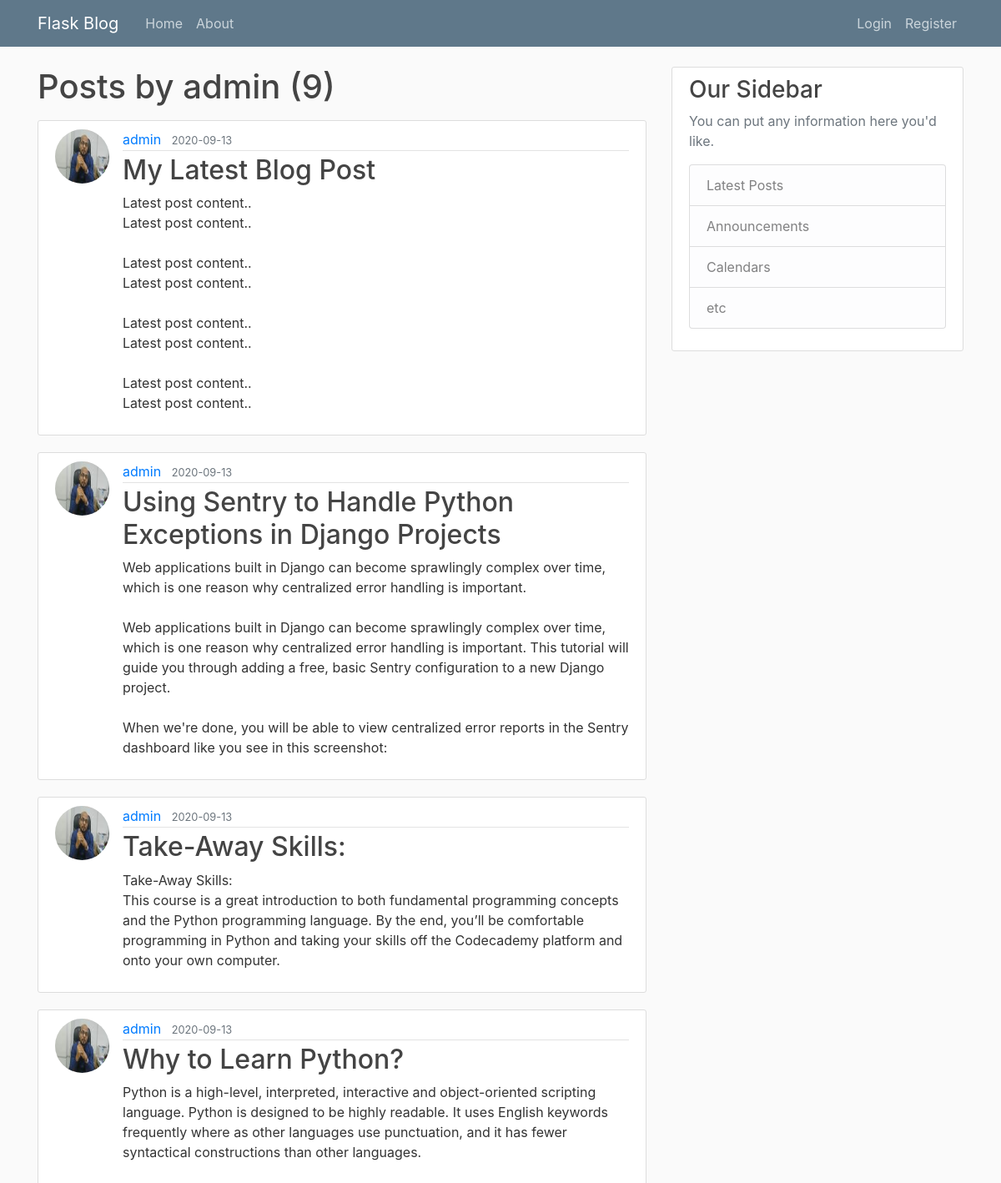
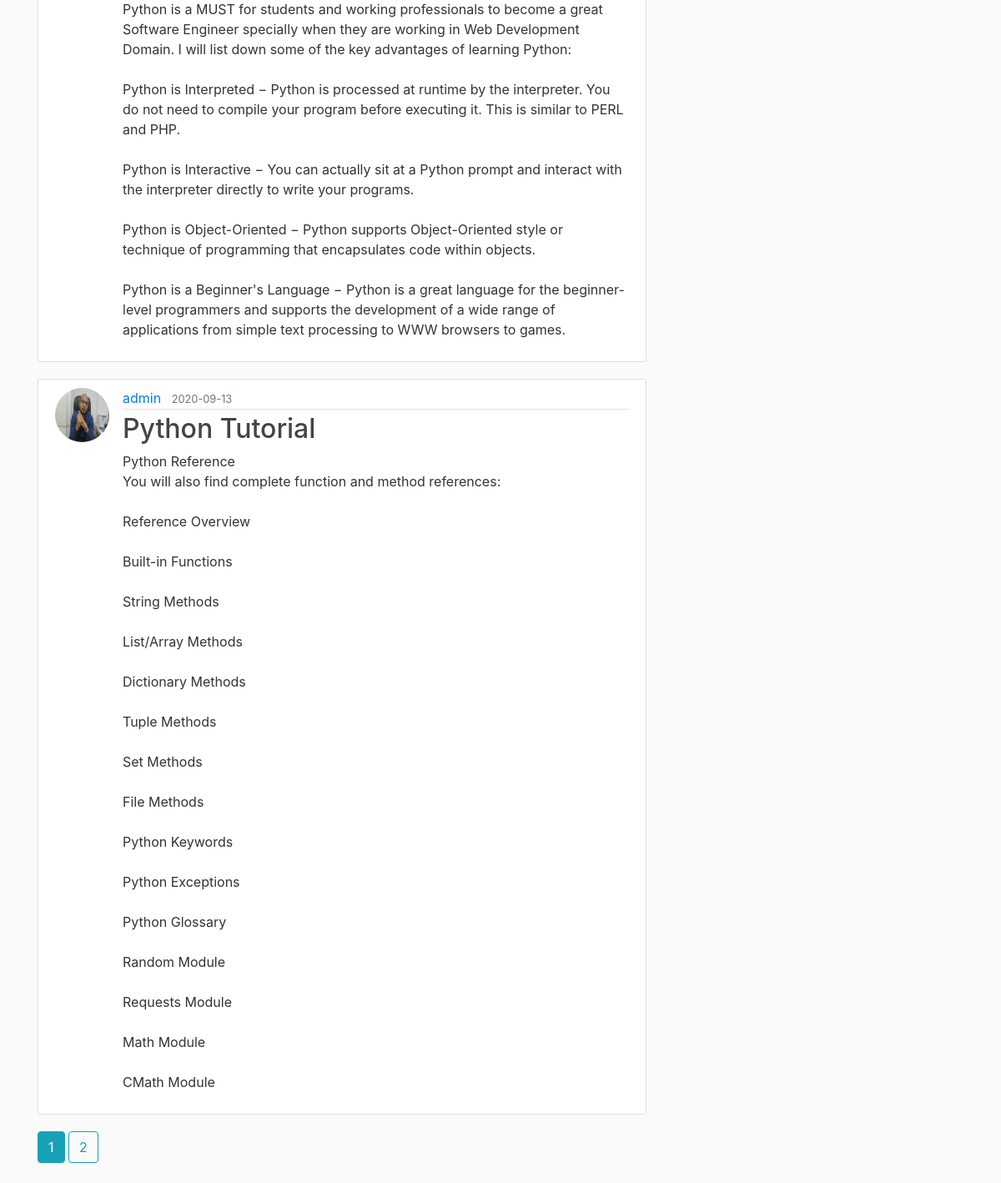
Screenshot of /user/admin with the database file from the repository (2 pictures, top to bottom).
### flaskproject/models.py (models this page shows, shortened)
class User(db.Model, UserMixin):
    id = db.Column(db.Integer, primary_key=True)
    username = db.Column(db.String(20), unique=True, nullable=False)
    email = db.Column(db.String(120), unique=True, nullable=False)
    image_file = db.Column(db.String(20), nullable=False, default='default.jpg')
    password = db.Column(db.String(60), nullable=False)
    posts = db.relationship('Post', backref='author', lazy=True)

class Post(db.Model):
    id = db.Column(db.Integer, primary_key=True)
    title = db.Column(db.String(100), nullable=False)
    date_posted = db.Column(db.DateTime, nullable=False, default=datetime.utcnow)
    content = db.Column(db.Text, nullable=False)
    user_id = db.Column(db.Integer, db.ForeignKey('user.id'), nullable=False)

### flaskproject/users/routes.py (the view)
@users.route('/user/<string:username>')
def user_posts(username):
    page = request.args.get('page', 1, type=int)
    user = User.query.filter_by(username=username).first_or_404()
    posts = Post.query.filter_by(author=user) \
        .order_by(Post.date_posted.desc()) \
        .paginate(page=page, per_page=5)
    return render_template('user_posts.html', posts=posts, user=user)

### flaskproject/templates/user_posts.html
{%  extends "layout.html" %}
{% block content %}
    <h1 class="mb-3">Posts by {{ user.username }} ({{ posts.total }})</h1>
    {% for post in posts.items %}
        <article class="media content-section">
            <img class="rounded-circle article-img" src="{{ url_for('static', filename='profile_pics/' + post.author.image_file) }}" alt="">
          <div class="media-body">
            <div class="article-metadata">
              <a class="mr-2" href="{{ url_for('users.user_posts', username=post.author.username) }}">{{ post.author.username }}</a>
              <small class="text-muted">{{ post.date_posted.strftime('%Y-%m-%d') }}</small>
            </div>
            <h2><a class="article-title" href="{{ url_for('posts.post', post_id=post.id) }}">{{ post.title }}</a></h2>
            <p class="article-content">{{ post.content }}</p>
          </div>
        </article>
    {% endfor %}
    {% for page_num in posts.iter_pages(left_edge=1, right_edge=1, left_current=1, right_current=2) %}
        {% if page_num %}
            {% if posts.page == page_num %}
                <a class="btn btn-info mb-4" href="{{ url_for('users.user_posts', username=user.username, page=page_num) }}">{{ page_num }}</a>
            {% else %}
                <a class="btn btn-outline-info mb-4" href="{{ url_for('users.user_posts', username=user.username, page=page_num) }}">{{ page_num }}</a>
            {% endif %}
        {% else %}
            ...
        {% endif %}
    {% endfor %}
{% endblock content %}

### flaskproject/static/main.css (style rules this page uses)
body { background: #fafafa; color: #333333; margin-top: 5rem; }
h1, h2, h3, h4, h5, h6 { color: #444444; }
.content-section { background: #ffffff; padding: 10px 20px; border: 1px solid #dddddd; border-radius: 3px; margin-bottom: 20px; }
.article-title { color: #444444; }
.article-content { white-space: pre-line; }
.article-img { height: 65px; width: 65px; margin-right: 16px; }
.article-metadata { padding-bottom: 1px; margin-bottom: 4px; border-bottom: 1px solid #e3e3e3 }

### rows the page displays
User: username "admin"
Post: image_file (picture), author.username "admin", date_posted "2020-09-13", title "My Latest Blog Post", content "Latest post content.. Latest post content.. Latest post content.. Latest post content.. Latest post content.. Latest post content.. Latest post content.. Latest post content.."
Post: image_file (picture), author.username "admin", date_posted "2020-09-13", title "Using Sentry to Handle Python Exceptions in Django Projects", content "Web applications built in Django can become sprawlingly complex over time, which is one reason why centralized error handling is important. Web applications built in Django can become sprawlingly complex over time, which is one reason why centralized error handling is important. This tutorial will guide you through adding a free, basic Sentry configuration to a new Django project. When we're done, you will be able to view centralized error reports in the Sentry dashboard like you see in this screenshot:"
Post: image_file (picture), author.username "admin", date_posted "2020-09-13", title "Take-Away Skills:", content "Take-Away Skills: This course is a great introduction to both fundamental programming concepts and the Python programming language. By the end, you’ll be comfortable programming in Python and taking your skills off the Codecademy platform and onto your own computer."
Post: image_file (picture), author.username "admin", date_posted "2020-09-13", title "Why to Learn Python?", content "Python is a high-level, interpreted, interactive and object-oriented scripting language. Python is designed to be highly readable. It uses English keywords frequently where as other languages use punctuation, and it has fewer syntactical constructions than other languages. Python is a MUST for students and working professionals to become a great Software Engineer specially when they are working in Web Development Domain. I will list down some of the key advantages of learning Python: Python is Interpreted − Python is processed at runtime by the interpreter. You do not need to compile your program before executing it. This is similar to PERL and PHP. Python is Interactive − You can actually…"
Post: image_file (picture), author.username "admin", date_posted "2020-09-13", title "Python Tutorial", content "Python Reference You will also find complete function and method references: Reference Overview Built-in Functions String Methods List/Array Methods Dictionary Methods Tuple Methods Set Methods File Methods Python Keywords Python Exceptions Python Glossary Random Module Requests Module Math Module CMath Module"

### other values shown
{{ posts.total }} "9"
{{ page_num }} "1"
{{ page_num }} "2"
